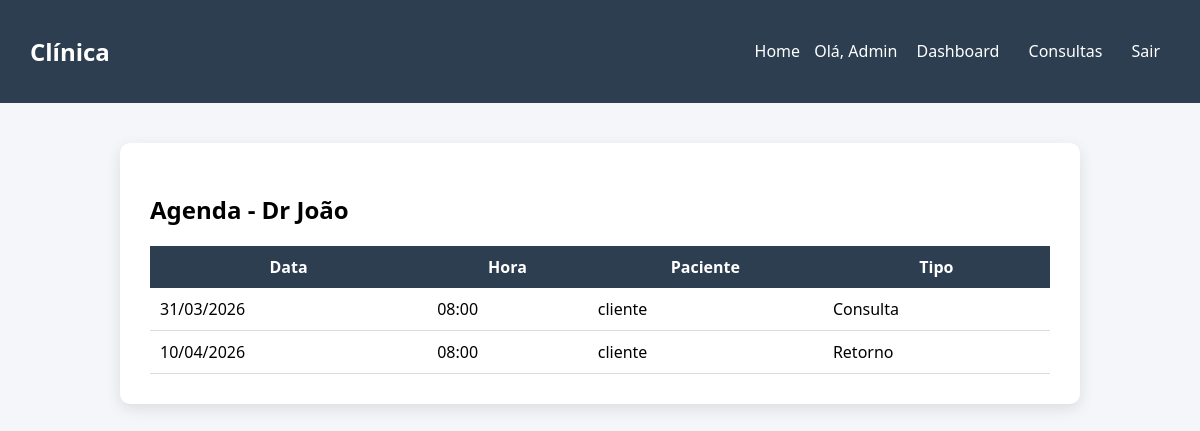
/agenda_profissional/1 (signed in), run on the app's committed database.
### tables this page shows
CREATE TABLE profissionais (
        id INTEGER PRIMARY KEY AUTOINCREMENT,
        nome TEXT,
        especialidade TEXT
    );

CREATE TABLE agendamentos (
        id INTEGER PRIMARY KEY AUTOINCREMENT,
        paciente_id INTEGER,
        profissional_id INTEGER,
        data TEXT,
        hora TEXT,
        descricao TEXT,
        tipo TEXT
    , status TEXT DEFAULT 'pendente');

CREATE TABLE usuarios (
        id INTEGER PRIMARY KEY AUTOINCREMENT,
        nome TEXT,
        usuario TEXT UNIQUE,
        senha TEXT,
        tipo TEXT
    );

### app.py (the view)
@app.route('/agenda_profissional/<int:id>')
def agenda_profissional(id):
    if 'usuario_id' not in session:
        return redirect('/login')
    conn = conectar()
    cursor = conn.cursor()
    cursor.execute("""
    SELECT
        strftime('%d/%m/%Y', a.data),
        a.hora,
        u.nome,
        a.tipo
    FROM agendamentos a
    JOIN usuarios u ON a.paciente_id = u.id
    WHERE a.profissional_id=?
    ORDER BY a.data, a.hora
    """, (id,))
    agenda = cursor.fetchall()
    cursor.execute("SELECT nome FROM profissionais WHERE id=?", (id,))
    profissional = cursor.fetchone()[0]
    conn.close()
    return render_template('agenda_profissional.html',
                           agenda=agenda,
                           profissional=profissional)

### app.py (called while the page is built)
def conectar():
    return sqlite3.connect('database.db')

### templates/agenda_profissional.html
{% extends 'base.html' %}
{% block content %}
<h2>Agenda - {{ profissional }}</h2>
<table>
<tr>
    <th>Data</th>
    <th>Hora</th>
    <th>Paciente</th>
    <th>Tipo</th>
</tr>
{% for a in agenda %}
<tr>
    <td>{{ a[0] }}</td>
    <td>{{ a[1] }}</td>
    <td>{{ a[2] }}</td>
    <td>{{ a[3] }}</td>
</tr>
{% endfor %}
</table>
{% endblock %}

### static/style.css (style rules this page uses)
body { font-family: 'Segoe UI', Tahoma, Geneva, Verdana, sans-serif; margin: 0; background-color: #f4f6f9; }
h2 { margin-bottom: 20px; }
table { width: 100%; border-collapse: collapse; margin-top: 20px; }
table th { background: #2c3e50; color: white; padding: 10px; }
table td { padding: 10px; border-bottom: 1px solid #ddd; }

### data on the page
profissionais: nome "Dr João"
agendamentos: data "31/03/2026", hora "08:00", nome "cliente", tipo "Consulta"
agendamentos: data "10/04/2026", hora "08:00", nome "cliente", tipo "Retorno"

### other printed values
{{ session['nome'] }} "Admin"
